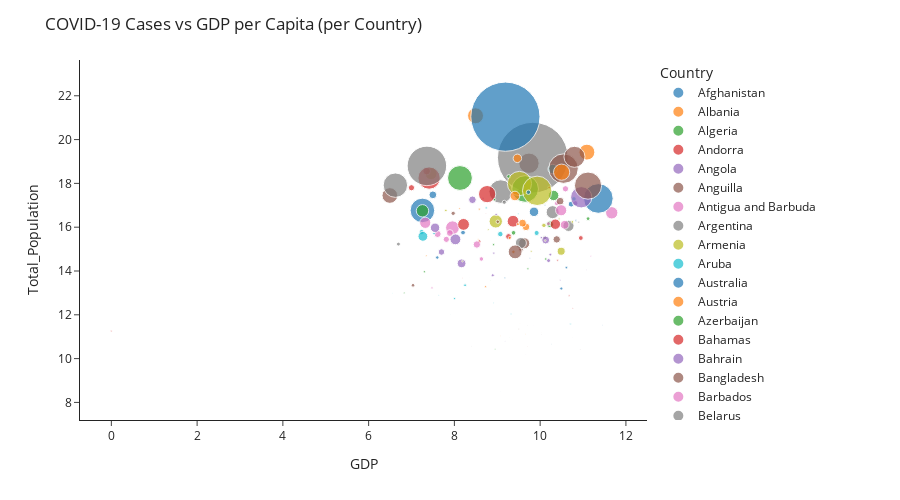

Notebook cell for this chart:
### Code cell
fig = px.scatter(agg_data, x="GDP", y="Total_Population", size="Total_Cases",  color='Country', template='simple_white', size_max=50)
fig.update_layout(
    height=500,
    title_text="COVID-19 Cases vs GDP per Capita (per Country)"
)
fig.show()
